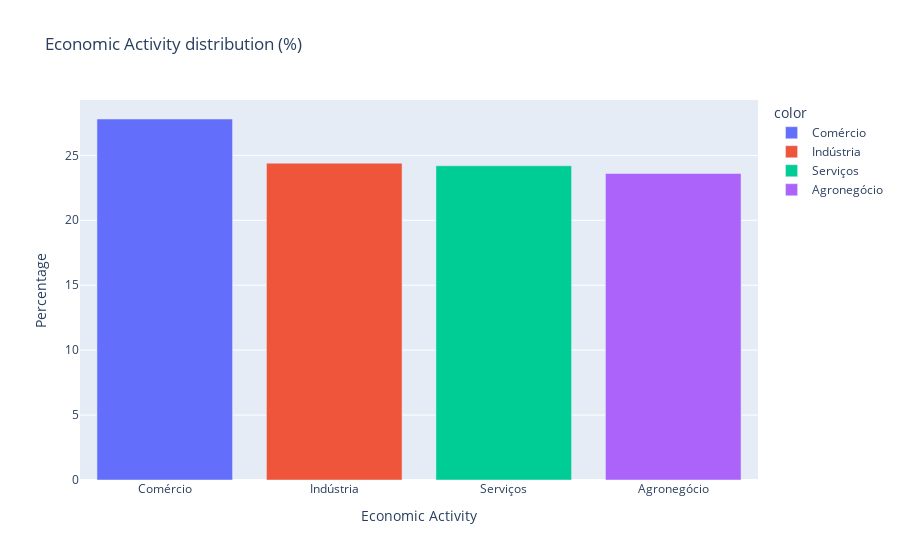

Notebook code for this chart:
### Code cell
economic_activity_counts = df_segments["atividade_economica"].value_counts()
economic_activity_percentages = (
    df_segments["atividade_economica"].value_counts(normalize=True) * 100
)

px.bar(
    x=economic_activity_percentages.index,
    y=economic_activity_percentages.values,
    color=economic_activity_percentages.index,
    title="Economic Activity distribution (%)",
    labels={"x": "Economic Activity", "y": "Percentage"},
)

### Figure 1 — Plotly figure (JSON) as saved in the notebook; plotly's stock layout.template omitted (floating-point values rounded to 4 significant figures)
{"data": [{"alignmentgroup": "True", "hovertemplate": "color=Comércio<br>Economic Activity=%{x}<br>Percentage=%{y}<extra></extra>", "legendgroup": "Comércio", "marker": {"color": "#636efa", "pattern": {"shape": ""}}, "name": "Comércio", "offsetgroup": "Comércio", "orientation": "v", "showlegend": true, "textposition": "auto", "type": "bar", "x": ["Comércio"], "xaxis": "x", "y": [27.8], "yaxis": "y"}, {"alignmentgroup": "True", "hovertemplate": "color=Indústria<br>Economic Activity=%{x}<br>Percentage=%{y}<extra></extra>", "legendgroup": "Indústria", "marker": {"color": "#EF553B", "pattern": {"shape": ""}}, "name": "Indústria", "offsetgroup": "Indústria", "orientation": "v", "showlegend": true, "textposition": "auto", "type": "bar", "x": ["Indústria"], "xaxis": "x", "y": [24.4], "yaxis": "y"}, {"alignmentgroup": "True", "hovertemplate": "color=Serviços<br>Economic Activity=%{x}<br>Percentage=%{y}<extra></extra>", "legendgroup": "Serviços", "marker": {"color": "#00cc96", "pattern": {"shape": ""}}, "name": "Serviços", "offsetgroup": "Serviços", "orientation": "v", "showlegend": true, "textposition": "auto", "type": "bar", "x": ["Serviços"], "xaxis": "x", "y": [24.2], "yaxis": "y"}, {"alignmentgroup": "True", "hovertemplate": "color=Agronegócio<br>Economic Activity=%{x}<br>Percentage=%{y}<extra></extra>", "legendgroup": "Agronegócio", "marker": {"color": "#ab63fa", "pattern": {"shape": ""}}, "name": "Agronegócio", "offsetgroup": "Agronegócio", "orientation": "v", "showlegend": true, "textposition": "auto", "type": "bar", "x": ["Agronegócio"], "xaxis": "x", "y": [23.6], "yaxis": "y"}], "layout": {"barmode": "relative", "legend": {"title": {"text": "color"}, "tracegroupgap": 0}, "title": {"text": "Economic Activity distribution (%)"}, "xaxis": {"anchor": "y", "domain": [0, 1], "title": {"text": "Economic Activity"}}, "yaxis": {"anchor": "x", "domain": [0, 1], "title": {"text": "Percentage"}}}}
